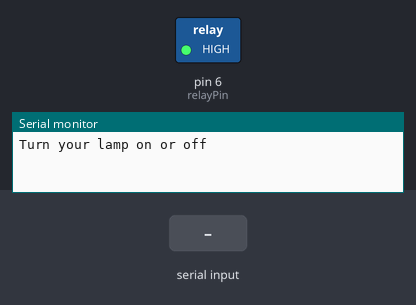
Simulated run of this sketch. Board: Arduino Uno, built with avr-gcc and run on an emulated ATmega328P. Parts: switched loads named in the sketch (green lamp = pin HIGH), the last lines printed to the serial monitor. Inputs (shaded band) come from the test bench.

Above: at 1.2 s.
1.3 s: "on\n" received over Serial
At 2.5 s:
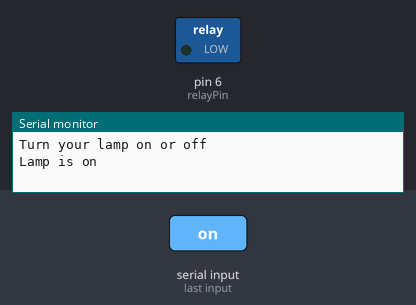
2.8 s: "off\n" received over Serial
At 3.7 s:
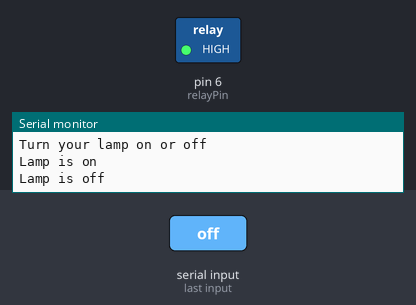
Timing chart, 0 to 5.8 s (numbered marks = the images above; inputs shaded):
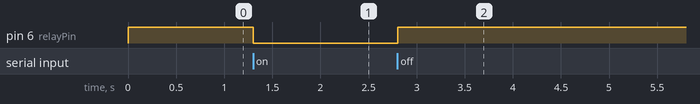

The sketch:

Lamp_-_Relay_Switch_-_Console_Control.ino
```cpp
int relayPin = 6;
String receivedData = ""; //
void setup() {
  pinMode(relayPin, OUTPUT);
  Serial.begin(9600);
  Serial.println("Turn your lamp on or off");
  digitalWrite(relayPin, HIGH);
}
void loop() {

if(Serial.available() > 0) { //If arduino received any data
    //If yes, read and save in variable dataReceived
    receivedData = Serial.readStringUntil('\n');

    if (receivedData == "on") { //Jeśli odebrano słowo "zielona"
      digitalWrite(relayPin, LOW); //Turn on Relay/Turn on lamp
      Serial.println("Lamp is on");
    }
    else if (receivedData == "off") { //Turn off Relay,Turn off lamp
      digitalWrite(relayPin, HIGH);
      Serial.println("Lamp is off");
    }
    else{
      Serial.println("Bad Choice");
      Serial.println("You can choose: on or off");
    }
 }
}
```

Measured:
- after the input at 1.3 s, pin 6 (relayPin): HIGH → LOW at once
- after the input at 2.8 s, pin 6 (relayPin): LOW → HIGH at once
